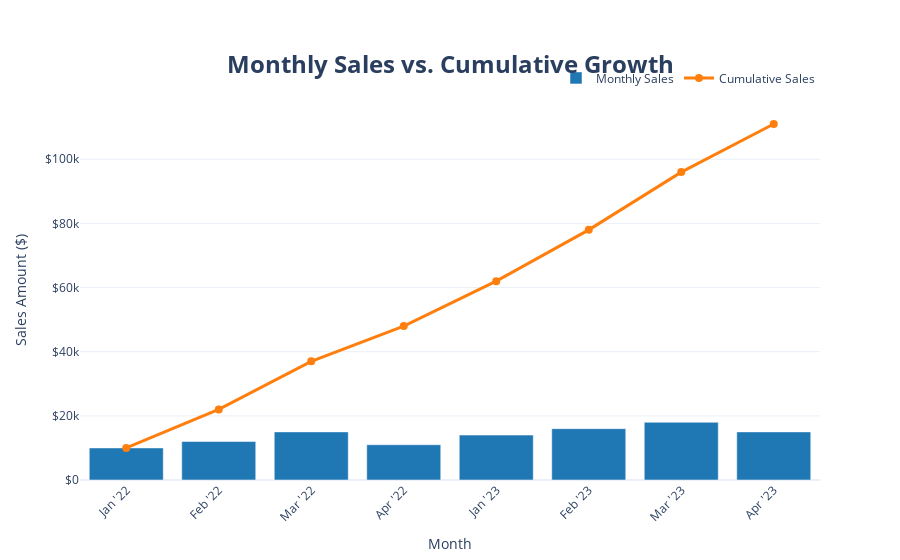

Notebook source saved alongside this figure:
### Code cell
data = {
    'years': [2022, 2022, 2022, 2022, 2023, 2023, 2023, 2023],
    'months': ['Jan', 'Feb', 'Mar', 'Apr', 'Jan', 'Feb', 'Mar', 'Apr'],
    'month_number': [1, 2, 3, 4, 1, 2, 3, 4],
    'monthly_sales': [10000, 12000, 15000, 11000, 14000, 16000, 18000, 15000],
}
cumulative_sales_df = pd.DataFrame(data)

# Re-calculate cumulative sales just like in the SQL query
cumulative_sales_df = cumulative_sales_df.sort_values(by=['years', 'month_number'])
cumulative_sales_df['cumulative_sales'] = cumulative_sales_df['monthly_sales'].cumsum()

# Create a more readable 'period' column for the x-axis
cumulative_sales_df['period'] = cumulative_sales_df['months'].astype(str) + " '" + cumulative_sales_df['years'].astype(str).str[-2:]

# --- Step 2: Create the Visualization ---
# We use plotly.graph_objects here because it gives us the flexibility
# to easily combine different types of charts (bars and lines).

# Set a professional default theme
pio.templates.default = "plotly_white"

# Initialize the figure
fig = go.Figure()

# Add the Bar Chart for Monthly Sales
# This shows the individual performance of each month.
fig.add_trace(go.Bar(
    x=cumulative_sales_df['period'],
    y=cumulative_sales_df['monthly_sales'],
    name='Monthly Sales',
    marker_color='#1f77b4',  # A nice blue color
    hovertemplate='<b>%{x}</b><br>Monthly Sales: $%{y:,.0f}<extra></extra>'
))

# Add the Line Chart for Cumulative Sales
# This shows the overall growth trend over time.
fig.add_trace(go.Scatter(
    x=cumulative_sales_df['period'],
    y=cumulative_sales_df['cumulative_sales'],
    name='Cumulative Sales',
    mode='lines+markers',
    line=dict(color='#ff7f0e', width=3), # A contrasting orange color
    marker=dict(size=8),
    hovertemplate='<b>%{x}</b><br>Cumulative Sales: $%{y:,.0f}<extra></extra>'
))

# --- Step 3: Refine the Chart's Appearance ---
# Customize the layout for a clean, professional, and easy-to-read chart.
fig.update_layout(
    title={
        'text': '<b>Monthly Sales vs. Cumulative Growth</b>',
        'y':0.9,
        'x':0.5,
        'xanchor': 'center',
        'yanchor': 'top',
        'font': {'size': 24}
    },
    xaxis_title='Month',
    yaxis_title='Sales Amount ($)',
    legend=dict(
        orientation="h",
        yanchor="bottom",
        y=1.02,
        xanchor="right",
        x=1
    ),
    xaxis=dict(
      tickangle=-45
    ),
    yaxis=dict(
        tickprefix='$',
        separatethousands=True
    ),
    hovermode='x unified' # Shows hover info for both traces at once
)

# --- Step 4: Display the Chart ---
fig.show()

### Figure 1 — Plotly figure (JSON) as saved in the notebook; plotly's stock layout.template omitted (floating-point values rounded to 4 significant figures)
{"data": [{"hovertemplate": "<b>%{x}</b><br>Monthly Sales: $%{y:,.0f}<extra></extra>", "marker": {"color": "#1f77b4"}, "name": "Monthly Sales", "type": "bar", "x": ["Jan '22", "Feb '22", "Mar '22", "Apr '22", "Jan '23", "Feb '23", "Mar '23", "Apr '23"], "y": [10000, 12000, 15000, 11000, 14000, 16000, 18000, 15000]}, {"hovertemplate": "<b>%{x}</b><br>Cumulative Sales: $%{y:,.0f}<extra></extra>", "line": {"color": "#ff7f0e", "width": 3}, "marker": {"size": 8}, "mode": "lines+markers", "name": "Cumulative Sales", "type": "scatter", "x": ["Jan '22", "Feb '22", "Mar '22", "Apr '22", "Jan '23", "Feb '23", "Mar '23", "Apr '23"], "y": [10000, 22000, 37000, 48000, 62000, 78000, 96000, 111000]}], "layout": {"autosize": true, "hovermode": "x unified", "legend": {"orientation": "h", "x": 1, "xanchor": "right", "y": 1.02, "yanchor": "bottom"}, "title": {"font": {"size": 24}, "text": "<b>Monthly Sales vs. Cumulative Growth</b>", "x": 0.5, "xanchor": "center", "y": 0.9, "yanchor": "top"}, "xaxis": {"autorange": true, "range": [-0.5, 7.5], "tickangle": -45, "title": {"text": "Month"}, "type": "category"}, "yaxis": {"autorange": true, "range": [0, 120400.0], "separatethousands": true, "tickprefix": "$", "title": {"text": "Sales Amount ($)"}, "type": "linear"}}}
